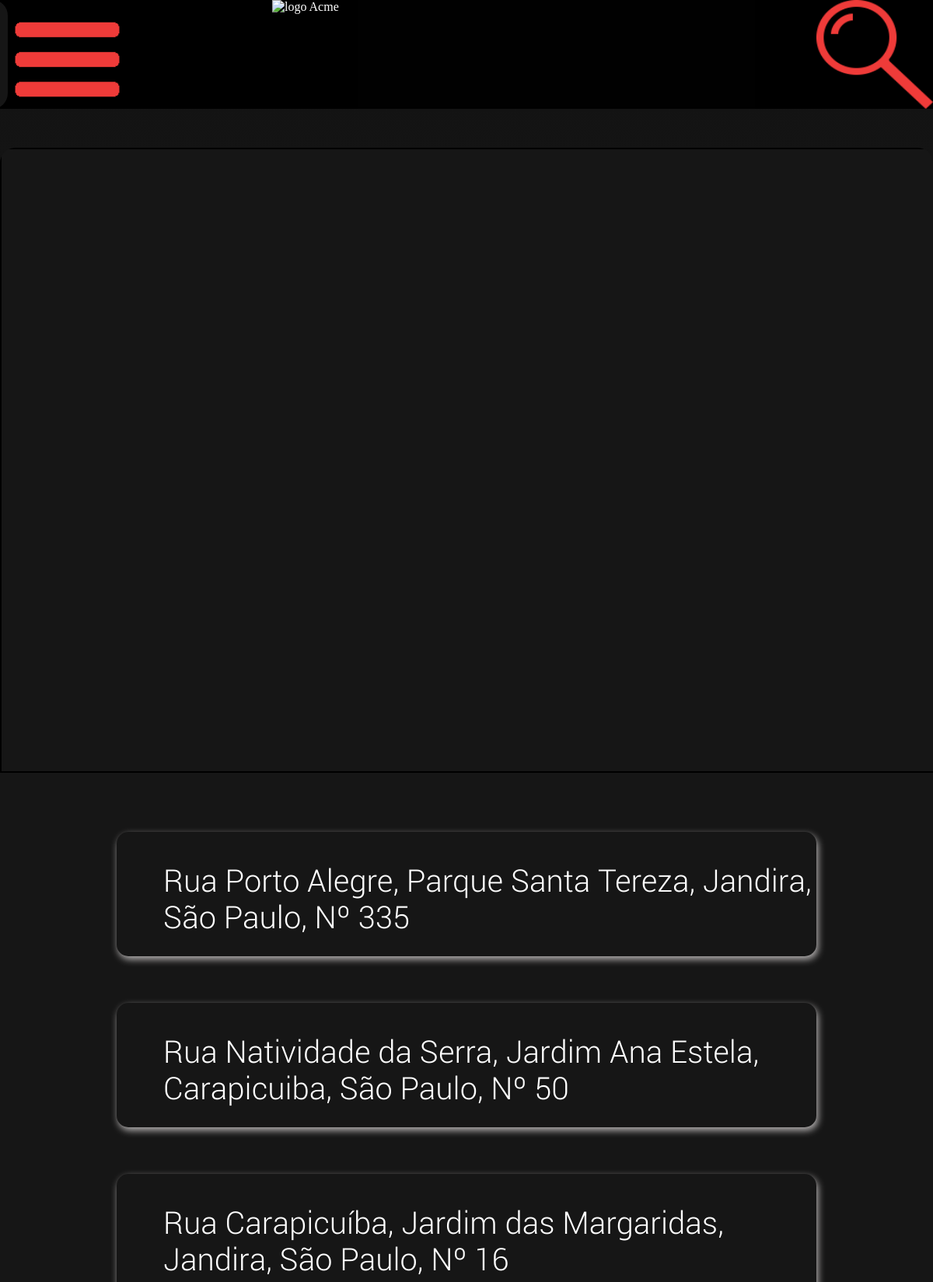
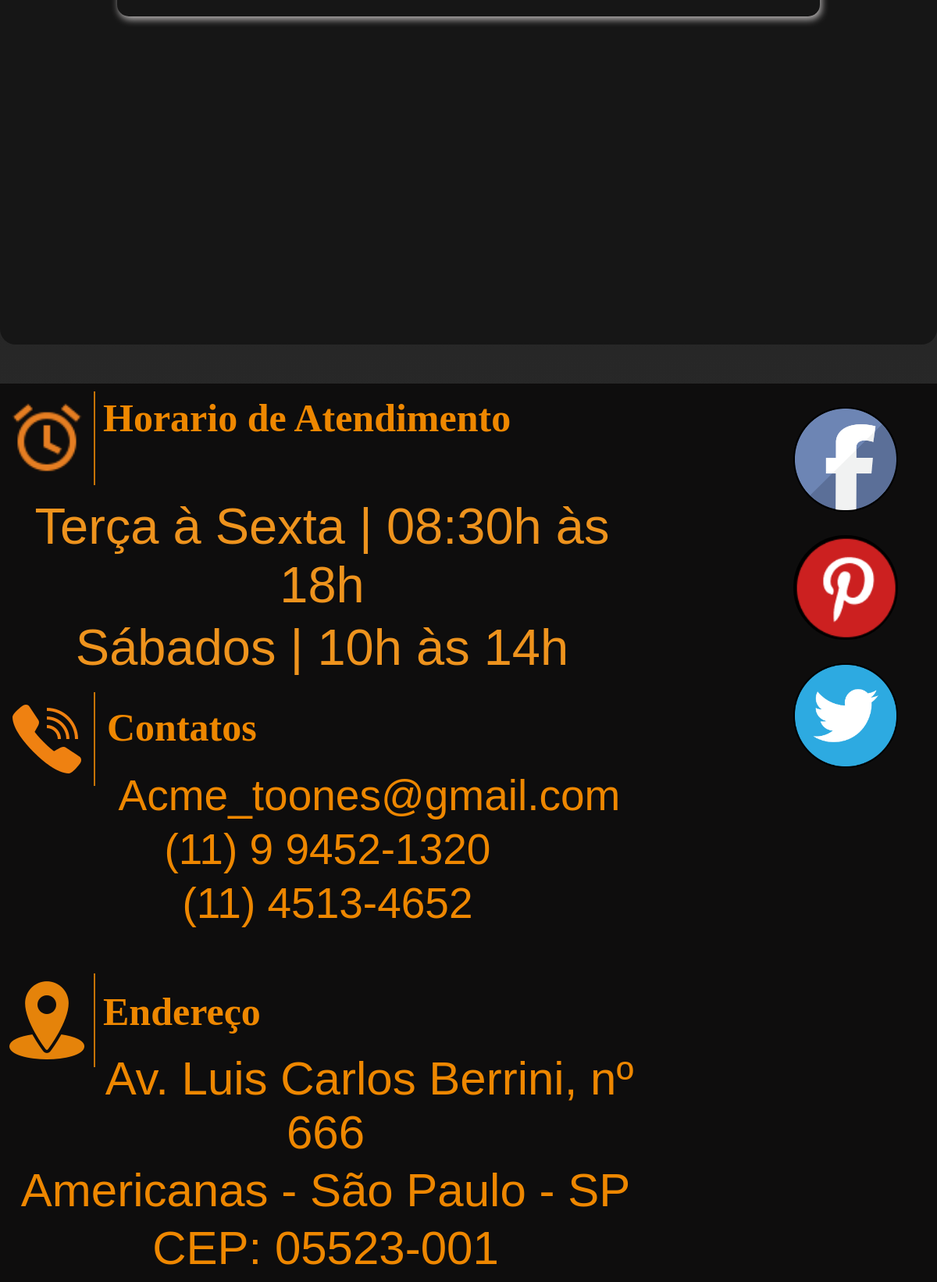
/lojas.php, run on the app's committed database (2 pictures, top to bottom).
### tables this page shows
CREATE TABLE `tbl_loja` (
  `cod_loja` int(11) NOT NULL AUTO_INCREMENT,
  `status` tinyint(1) NOT NULL DEFAULT '1',
  `cod_endereco` int(11) NOT NULL,
  PRIMARY KEY (`cod_loja`),
  KEY `fk_loja_endereco` (`cod_endereco`),
  CONSTRAINT `fk_loja_endereco` FOREIGN KEY (`cod_endereco`) REFERENCES `tbl_endereco` (`cod_endereco`) ON DELETE CASCADE ON UPDATE CASCADE
);

CREATE TABLE `tbl_endereco` (
  `cod_endereco` int(11) NOT NULL AUTO_INCREMENT,
  `logradouro` varchar(100) NOT NULL,
  `cep` varchar(50) NOT NULL,
  `bairro` varchar(100) NOT NULL,
  `numero` varchar(50) NOT NULL,
  `cod_cidade` int(11) NOT NULL,
  PRIMARY KEY (`cod_endereco`),
  KEY `fk_endereco_cidade_idx` (`cod_cidade`),
  CONSTRAINT `fk_endereco_cidade` FOREIGN KEY (`cod_cidade`) REFERENCES `tbl_cidade` (`cod_cidade`)
);

CREATE TABLE `tbl_cidade` (
  `cod_cidade` int(11) NOT NULL AUTO_INCREMENT,
  `cod_estado` int(11) NOT NULL,
  `cidade` varchar(50) NOT NULL,
  PRIMARY KEY (`cod_cidade`),
  KEY `cod_estado` (`cod_estado`),
  CONSTRAINT `tbl_cidade_ibfk_1` FOREIGN KEY (`cod_estado`) REFERENCES `tbl_estado` (`cod_estado`)
);

CREATE TABLE `tbl_estado` (
  `cod_estado` int(11) NOT NULL AUTO_INCREMENT,
  `estado` varchar(40) NOT NULL,
  `uf` varchar(4) NOT NULL,
  PRIMARY KEY (`cod_estado`)
);

### lojas.php (the view, shortened to what this page needs)
<?php
    $conexao = conexaoMysql();
    $endereco_pronto = null;
?>
<!DOCTYPE html>
<html lang="pt-br">
    <head>
        <link rel="stylesheet" type="text/css" media="screen" href="css/style.css" />
        <link rel="stylesheet" type="text/css" media="screen" href="css/styleFonte.css" />
    </head>
    <body>
        <?php require_once('./header.php')?>
        <div id="caixa_lojas_mobile">
             <div id="caixa_iFrame_maps_mobile">
                <div id="iFrame_maps_mobile" class="center">
                    <iframe src="https://maps.google.com/maps?width=700&amp;height=440&amp;hl=en&amp;q=<?php echo($endereco_pronto);?>&amp;ie=UTF8&amp;t=&amp;z=10&amp;iwloc=B&amp;output=embed" id="maps_mobile"  allowfullscreen></iframe>
                </div>
            </div>
            <div id="caixa_coodernadas_mobile" class="scrollTexto">
                <?php
                    $sql = "SELECT endereco.logradouro,
                                    endereco.bairro,
                                    cidade.cidade,
                                    estado.estado,
                                    loja.cod_loja,
                                    loja.status,
                                    endereco.numero
                                    FROM tbl_loja as loja INNER JOIN tbl_endereco AS endereco
                                    ON loja.cod_endereco = endereco.cod_endereco INNER JOIN tbl_cidade as cidade
                                    ON endereco.cod_cidade = cidade.cod_cidade INNER JOIN tbl_estado as estado
                                    ON cidade.cod_estado = estado.cod_estado";
                    $select = mysqli_query($conexao, $sql);
                while($rsLoja = mysqli_fetch_array($select)){
                    if($rsLoja['status'] == 1){
                        $cidade = strtolower($rsLoja['cidade']);
                        $cidade = ucwords($cidade);
                ?>
                <a href='?cod_loja=<?php echo($rsLoja['cod_loja'])?>'>
                    <div class='coodernadas_mobile center'>
                       <?php echo($rsLoja['logradouro'])?>, <?php echo($rsLoja['bairro'])?>, <?php echo($cidade)?>, <?php echo($rsLoja['estado'])?>, Nº <?php echo($rsLoja['numero'])?>
                    </div>
                </a>
                <?php
                    }
                }
                ?>
            </div>
        </div>
        <?php require_once('./footer.php')?>
    </body>
</html>

### header.php (shortened to what this page needs)
<link rel="stylesheet" type="text/css" media="screen" href="css/styleHeader.css" />
<header id="header_modile">
    <nav class="segura_menu_mobile back-size">
    </nav>
    <a href="./index.php">
        <figure>
            <div class="logo_site_mobile">
                <img class="img-size zindexzero" src="./img/logoAcme.png" alt="logo Acme" title="Voltar para a pagina inicial">
            </div>
        </figure>
    </a>
    <div class="barraPesquisa_mobile escondeBarraPesquisa_mobile">
        <input type="text" id="txtBusca_mobile" placeholder="Buscar...">
    </div>
    <div class="btnBusca">
        <img src="./img/icon_lupa.png" class="img-size" alt="Pesquisar">
    </div>
</header>
<div class="segura_conteudo ">
</div>

### footer.php (shortened to what this page needs)
<link rel="stylesheet" type="text/css" media="screen" href="css/styleFooter.css" />
<footer id="footer_mobile">
    <div id="segura_conteudo_direita_footer_mobile">
        <div class="caixa_horario_mobile">
            <figure>
                <div class="iconFooter_mobile">
                    <img class="img-footer-mobile" src="./img/icon/icons8-alarm-clock-filled-48.png" alt="Horario de trabalho">
                </div>
            </figure>
            <div class="horarioAtendimento_mobile">
                Horario de Atendimento
            </div>
            <div class="horarios_mobile">
                <p>
                    Terça à Sexta | 08:30h  às 18h
                </p>
                <p>
                    Sábados | 10h às 14h
                </p>
            </div>
        </div>
        <div class="caixa_contatos_mobile ">
            <figure>
                <div class="iconFooter_mobile">
                    <img class="img-footer-mobile" src="./img/icon/telefone.png" alt="Contatos">
                </div>
            </figure>
            <div class="tituloContatos_mobile">
                Contatos
            </div>
            <div class="numeros_mobile">
                <p>
                    Acme_toones@gmail.com
                </p>
                <p>
                    (11) 9 9452-1320
                </p>
                <p>
                    (11) 4513-4652
                </p>
            </div>
        </div>
        <div class="caixa_endereco_mobile ">
            <figure>
                <div class="iconFooter_mobile">
                    <img class="img-footer" src="./img/icon/local.png" alt="Endereco">
                </div>
            </figure>
            <div class="tituloEndereco_mobile">
                Endereço
            </div>
            <div class="enredeco_mobile">
                <p>
                    Av. Luis Carlos Berrini, nº 666
                </p>
                <p>
                    Americanas - São Paulo - SP
                </p>
                <p>
                    CEP: 05523-001
                </p>
            </div>
        </div>
    </div>
    <div id="segura_conteudo_esqueda_footer_mobile">
        <div class="caixa_rede_social_mobile">
            <figure>
                <div class="rede_social_mobile">
                    <img  class="border-img img-size" src="./img/facebook.png" alt="Logo do facebook" title="logo do facebook">
                </div>
            </figure>
            <figure>
                <div class="rede_social_mobile">
                    <img class="border-img img-size" src="img/pinterest.png" alt="logo do pinterest" title="logo do pinterest">
                </div>
            </figure>
            <figure>
                <div class="rede_social_mobile">
                    <img class="border-img img-size" src="img/twitter.png" alt="logo do instagram" title="logo do twitter">
                </div>
            </figure>
        </div>
    </div>
</footer>

### css/style.css (style rules this page uses)
*,figure { margin: 0; padding: 0; }
a { width: inherit; height: inherit; text-decoration: none; color: white; }
.zindexzero { z-index: 2 !important; }
.center { margin-left: auto; margin-right: auto; }
.img-size { width: inherit; height: inherit; }
.back-size { background-repeat: no-repeat; background-size: cover; }
body { background-image:linear-gradient(hsl(0, 0%, 7%), hsl(0, 0%, 20%)); }
@media screen and (max-device-width:880px) { p { margin-bottom: 5px; } }
@media screen and (max-device-width:880px) { #caixa_lojas_mobile { width: 100%; min-height: 700px; height: auto; overflow: hidden; margin-top: 50px; margin-bottom: 50px; background-color: rgb(22, 22, 22); border-radius: 20px; } }
@media screen and (max-device-width:880px) { #caixa_iFrame_maps_mobile { width: inherit; height: 800px; box-sizing: border-box; } }
@media screen and (max-device-width:880px) { #iFrame_maps_mobile { width: inherit; height: inherit; } }
@media screen and (max-device-width:880px) { #maps_mobile { width: inherit; height: inherit; font-size: 100px; border:solid 2px black; } }
@media screen and (max-device-width:880px) { #caixa_coodernadas_mobile { width: inherit; height: 1000px; overflow: auto; margin-top: 50px; margin-bottom: 50px; box-sizing: border-box; } }
@media screen and (max-device-width:880px) { .coodernadas_mobile { width: 900px; height: 160px; margin-top: 30px; margin-bottom: 60px; box-sizing: border-box; padding-top: 40px; padding-left: 60px; border-radius: 15px; box-shadow: 2px 4px 10px rgb(185, 182, 182); font-size: 2.5em; font-family: robotoLight; color: white; } }

### css/styleHeader.css (style rules this page uses)
@media screen and (max-device-width:880px) { #header_modile { width: 100%; height: 140px; box-sizing: border-box; background-color: rgba(0, 0, 0, 0.966); position: fixed; } }
@media screen and (max-device-width:880px) { .segura_conteudo { width: 100%; height: 140px; } }
@media screen and (max-device-width:880px) { .segura_menu_mobile { width: 153px; height: inherit; background-image: url(../img/icon_menu_mobile.png); float: left; position: absolute; margin-left: 10px; } }
@media screen and (max-device-width:880px) { .logo_site_mobile { width: 330px; height: 135px; float: left; margin-left: 350px; } }
@media screen and (max-device-width:880px) { .btnBusca { width: 150px; height: inherit; float: right; } }
@media screen and (max-device-width:880px) { .barraPesquisa_mobile { width: 0px; height: inherit; position: absolute; z-index: 999999; } }
@media screen and (max-device-width:880px) { .escondeBarraPesquisa_mobile { width: 0px; } }
@media screen and (max-device-width:880px) { #txtBusca_mobile { width: inherit; height: inherit; background-color: rgb(22, 22, 22); border-radius: 20px; box-sizing: border-box; padding-left: 60px; margin-left: -50px; border: none; font-family: MeganJune; font-size: 70px; color: white; } }

### data on the page
tbl_loja: cod_endereco.logradouro "Rua Porto Alegre", cod_endereco.bairro "Parque Santa Tereza", tbl_cidade.cidade "Jandira", tbl_estado.estado "São Paulo", cod_endereco.numero "335"
tbl_loja: cod_endereco.logradouro "Rua Natividade da Serra", cod_endereco.bairro "Jardim Ana Estela", tbl_cidade.cidade "Carapicuiba", tbl_estado.estado "São Paulo", cod_endereco.numero "50"
tbl_loja: cod_endereco.logradouro "Rua Carapicuíba", cod_endereco.bairro "Jardim das Margaridas", tbl_cidade.cidade "Jandira", tbl_estado.estado "São Paulo", cod_endereco.numero "16"
